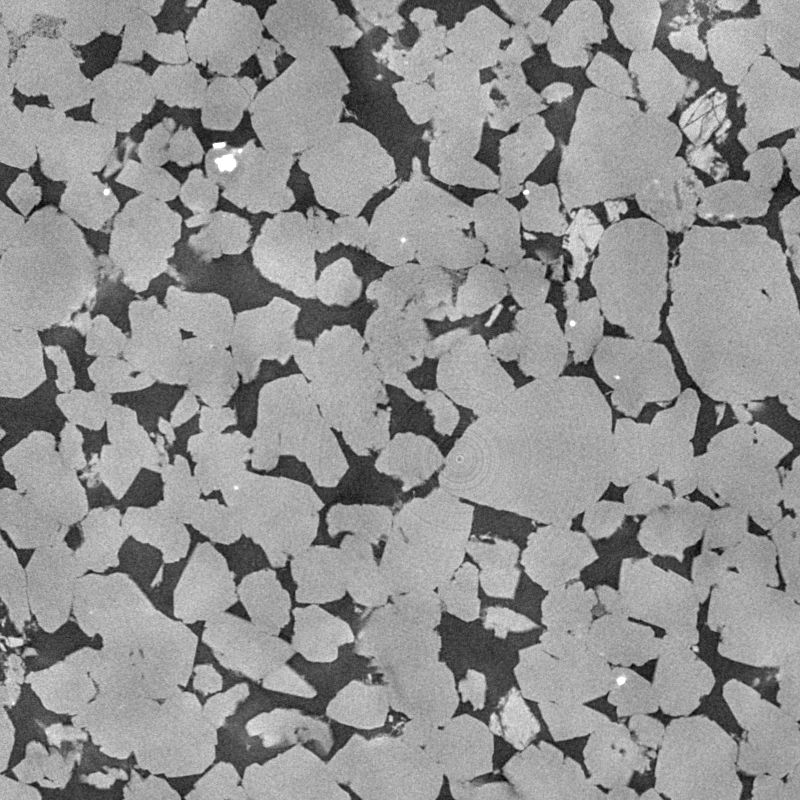
#> input picture dataset/0/0007.png, 800 x 800 px; its folder holds 4 pictures in this run
$ jupyter execute data_augmentation.ipynb
#> lines starting #> are read from the running program, lines starting #| are printed output that depends on the picture
[cell 1]
import porespy as ps
import numpy as np
import matplotlib.pyplot as plt
import os
import cv2
from tqdm import tqdm

[cell 2]
img_paths = os.listdir('dataset/0')
dataset = []
for path in img_paths:
    img = cv2.imread('dataset/0/' + path)
#> img is the input picture: shape (800, 800, 3); min 4, max 255, mean 146.7

[cell 3]
plt.imshow(img)
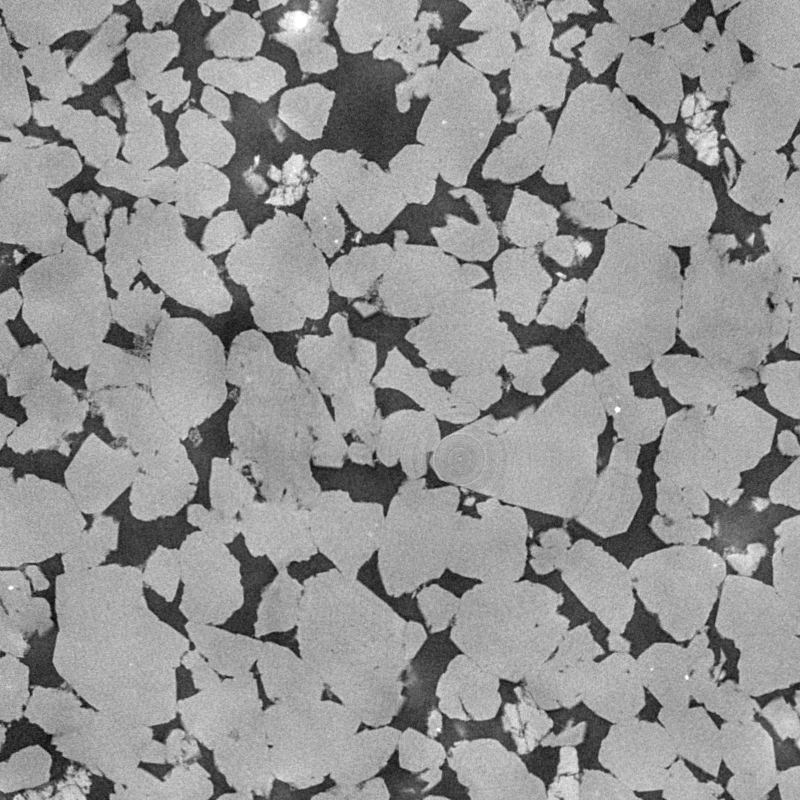
#> shown: shape (800, 800, 3); min 0, max 255, mean 147.4
